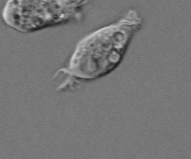
%> input picture Chapter01/cell.png, 191 x 159 px, given in place of cell.tif, which was not available
$ octave exercise1_5.m   (GNU Octave 9; MATLAB toolbox functions it lacks are replaced by stand-ins)
%> lines starting %> are read from the running program, lines starting %| are printed output that depends on the picture; in (x1, y1, x2, y2) boxes, pixels count from 0 and x2, y2 are one past the last pixel; in counts of white or black regions, pixels touching at a corner belong together; the program's own positions count from 1; pictures that were not available may be replaced by others from this repository, and a replacement may not be noted
% Read in image
A = imread('images/cell.tif');
%> A is the input picture: size 159x191 uint8; min 28, max 212, mean 118.2

% Bit-plane slicing
A1 = double(bitget(A, 1));
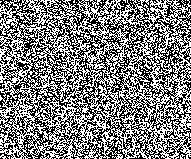
%> A1: size 159x191 double; values 0 (black) and 1 (white), 49.7% white in thin lines or dots
A2 = double(bitget(A, 2));
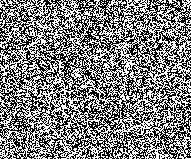
%> A2: size 159x191 double; values 0 (black) and 1 (white), 49.9% white in thin lines or dots
A3 = double(bitget(A, 3));
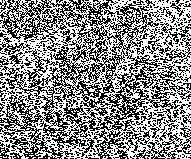
%> A3: size 159x191 double; values 0 (black) and 1 (white), 53.7% white; black in thin lines or dots
A4 = double(bitget(A, 4));
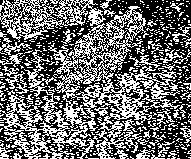
%> A4: size 159x191 double; values 0 (black) and 1 (white), 42.6% white in thin lines or dots
A5 = double(bitget(A, 5));
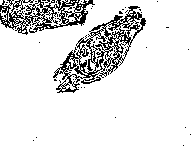
%> A5: size 159x191 double; values 0 (black) and 1 (white), 88.9% white; black in thin lines or dots
A6 = double(bitget(A, 6));
%> A6: size 159x191 double; values 0 (black) and 1 (white), 91.4% white; black in thin lines or dots, all inside (x1, y1, x2, y2) = (2, 0, 142, 141)
A7 = double(bitget(A, 7));
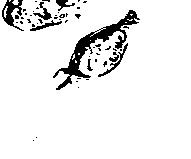
%> A7: size 159x191 double; values 0 (black) and 1 (white), 92.6% white; 51 black regions (43 under 20 px), largest, box (x1, y1, x2, y2) and area: (53, 10, 140, 90) 1192, (2, 0, 24, 31) 282, (98, 43, 128, 77) 130
A8 = double(bitget(A, 8));
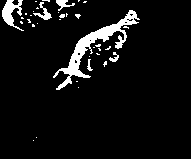
%> A8: size 159x191 double; values 0 (black) and 1 (white), 6.5% white; 36 white regions (30 under 20 px), largest, box (x1, y1, x2, y2) and area: (53, 10, 140, 90) 1221, (2, 0, 24, 31) 310, (33, 2, 52, 20) 110, (56, 0, 75, 11) 89, (109, 52, 119, 62) 47, (87, 59, 93, 71) 33

% Plot each image
subplot(3, 3, 1), imshow(A), title('Original:');
subplot(3, 3, 2), imshow(A1), title('Bit Plane: 1');
subplot(3, 3, 3), imshow(A2), title('Bit Plane: 2');
subplot(3, 3, 4), imshow(A3), title('Bit Plane: 3');
subplot(3, 3, 5), imshow(A4), title('Bit Plane: 4');
subplot(3, 3, 6), imshow(A5), title('Bit Plane: 5');
subplot(3, 3, 7), imshow(A6), title('Bit Plane: 6');
subplot(3, 3, 8), imshow(A7), title('Bit Plane: 7');
subplot(3, 3, 9), imshow(A8), title('Bit Plane: 8');
